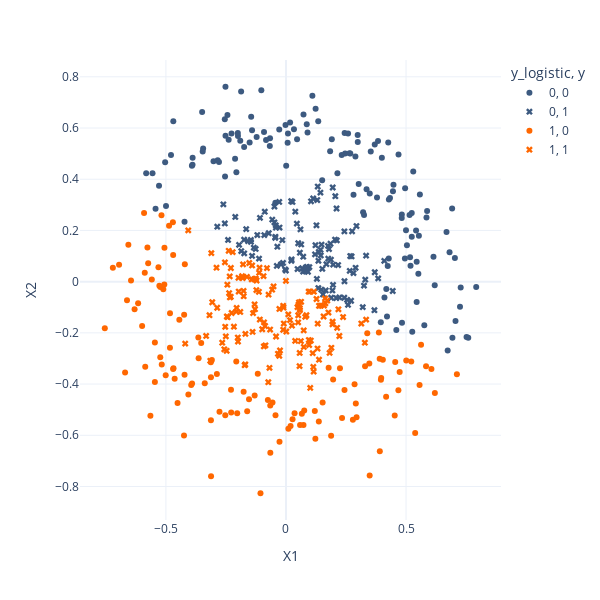

Write notebook code for a chart like this one.
### Code cell
# Graficamos los datos, donde el símbolo representa la clase real y el color la clase predicha.
px.scatter(data_frame=train,
           x="X1",
           y="X2",
           color="y_logistic",
           symbol="y",
           color_discrete_sequence=["#3d5a80", "#ff6700"],
           symbol_sequence=["circle", "x"],
           height=600,
           width=600,
           template="plotly_white")
